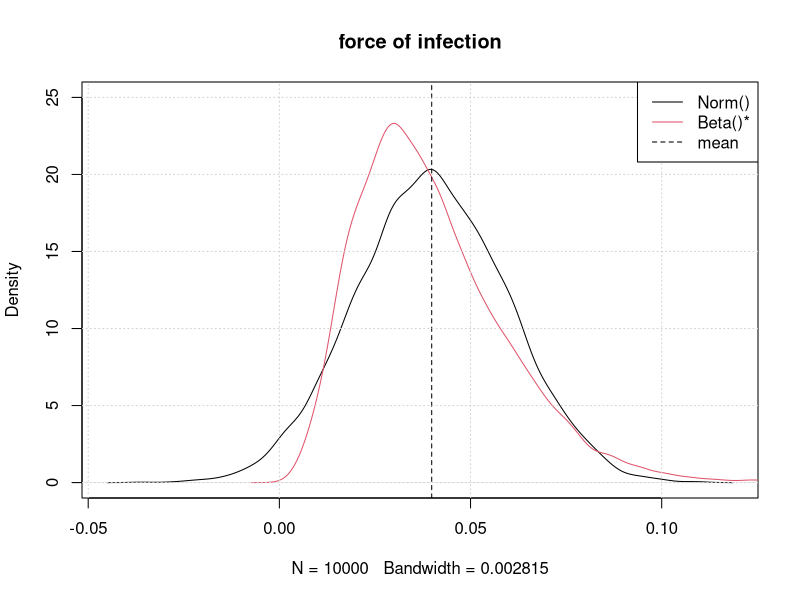
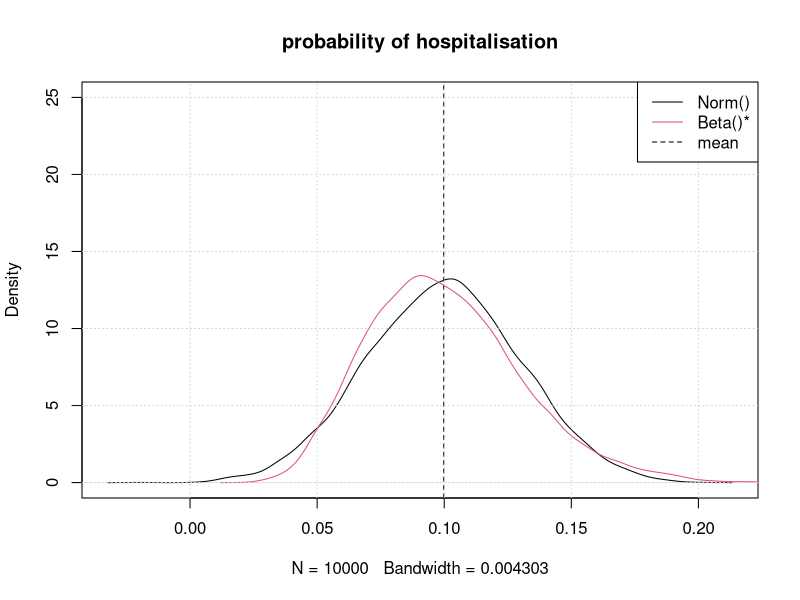
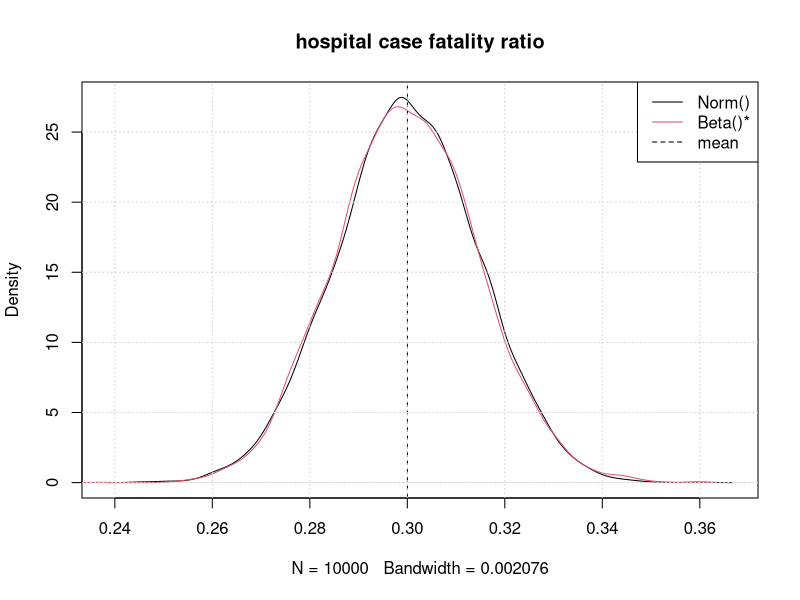
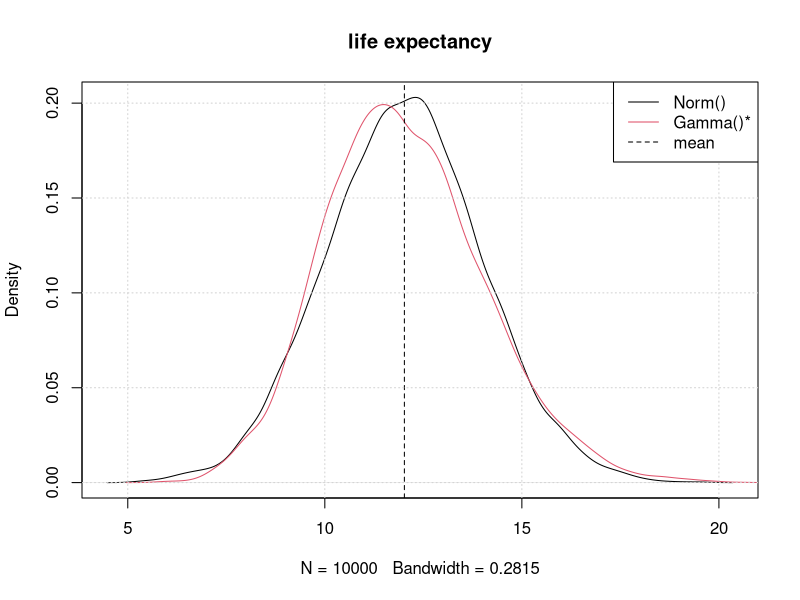
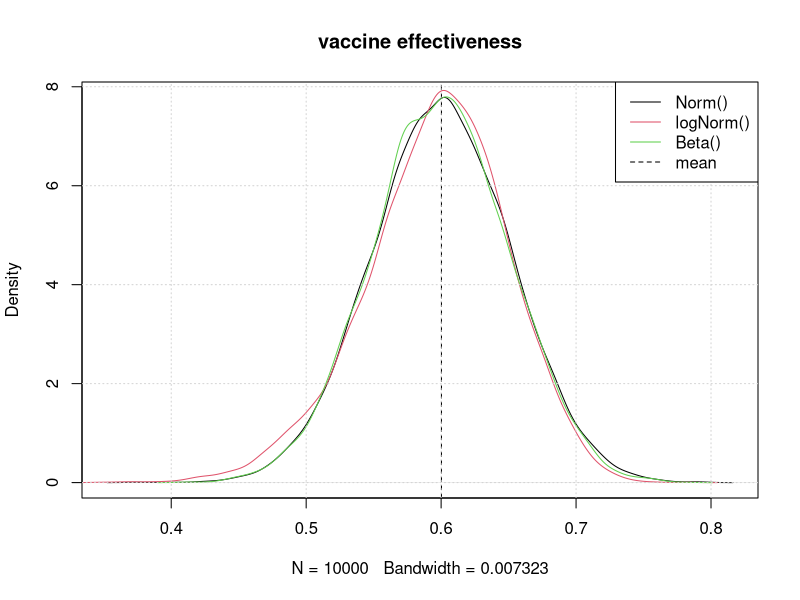
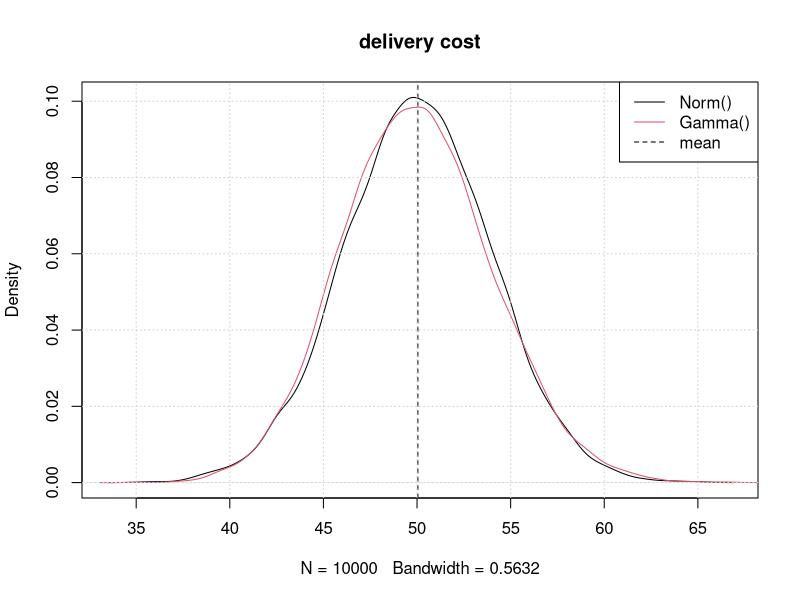
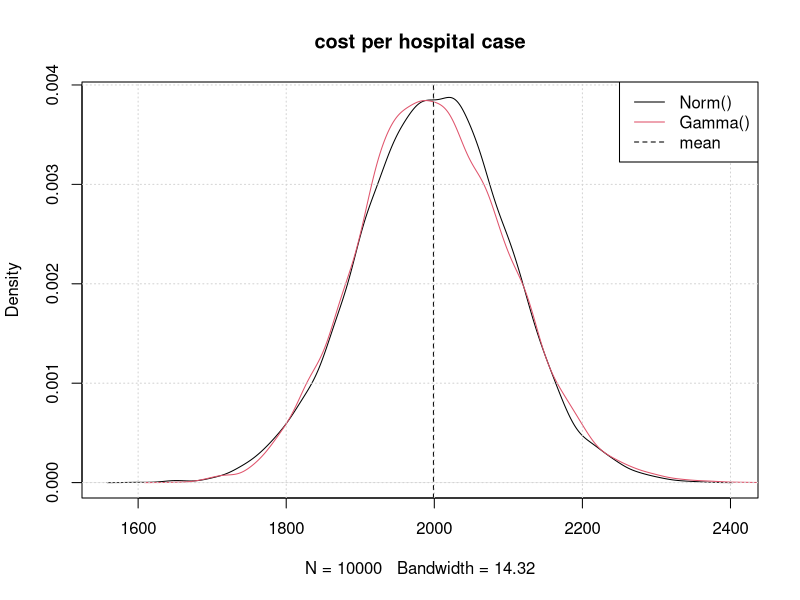
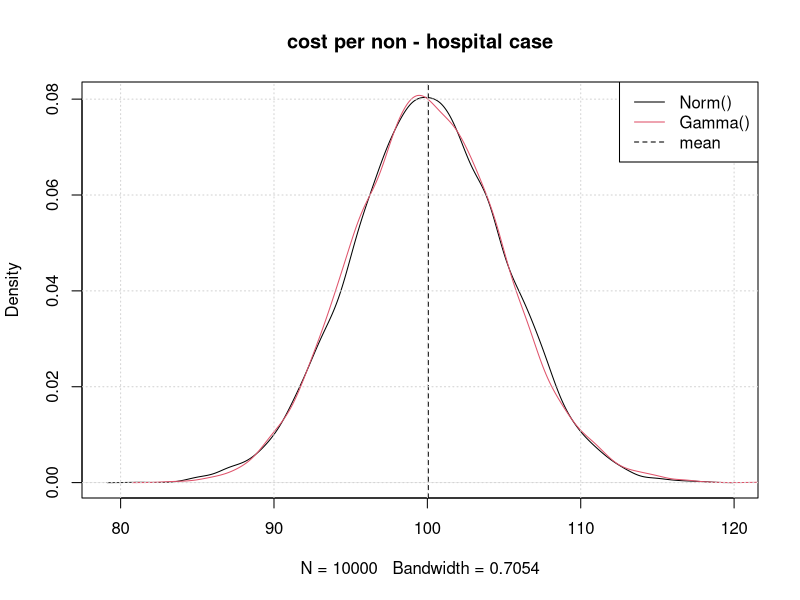

These figures' R source, in order:
## ---- chunk 1

set.seed(2020)
options(width = 80)

knitr::opts_chunk$set(fig.cap = '', fig.align = "center", message = FALSE, warning = FALSE, fig.height = 6, fig.width = 10)

if (!exists("show_results")) show_results = TRUE

## ---- chunk 2

nsamples = 10000

## ---- chunk 3

set.seed(5698) # use this to get exactly the same results each time you run the code (e.g. for code checking)
sample(10)
sample(10)

# start over...
set.seed(5698) # use this to get exactly the same results each time you run the code (e.g. for code checking)
sample(10)

## ---- chunk 4

set.seed(5698) # use this to get exactly the same results each time you run the code (e.g. for code checking)

# if probability (p) and sample size (n) given: se = sqrt(p*(1-p)/n
force_of_infection_norm       = rnorm(nsamples, 0.04, sqrt(0.04 * (1 - 0.04) / 100))
p_hospital_norm               = rnorm(nsamples, 0.1, sqrt(0.1 * (1 - 0.1) / 100))
hosp_case_fatality_ratio_norm = rnorm(nsamples, 0.3, sqrt(0.3 * (1 - 0.3) / 1000))

# if mean and se given (and n unknown)
life_expectancy_norm = rnorm(nsamples, 12, 2)

# if CI given: se = (CI_high - CI_low)/(2*1.96)
vaccine_efficacy_norm = rnorm(nsamples, 0.6, (0.7 - 0.5) / (2 * 1.96))

# if mean and se given
adm_cost_norm               = rnorm(nsamples, 50, 4)
cost_hosp_norm              = rnorm(nsamples, 2000, 100)
cost_non_hosp_norm          = rnorm(nsamples, 100, 5)
QALYloss_hosp_case_norm     = rnorm(nsamples, 0.018, 0.0018)
QALYloss_non_hosp_case_norm = rnorm(nsamples, 0.0082, 0.0018)

## ---- chunk 5

sample_gamma = function(nsamples, mean, se){
  rgamma(nsamples, shape = mean^2 / se^2, rate = mean / se^2)
}

sample_beta_event = function(nsamples, events, sample_size){
  return(rbeta(nsamples, shape1 = events, shape2 = sample_size - events))
}

sample_beta_mean = function(nsamples, mean, se){
  alpha = mean^2 * (1 - mean) / se^2
  beta = alpha * (1 - mean) / mean
  return(rbeta(nsamples, shape1 = alpha, shape2 = beta))
}

## ---- chunk 6

# probability
force_of_infection_beta       = sample_beta_event(nsamples, 4, 100)
p_hospital_beta               = sample_beta_event(nsamples, 10, 100)
hosp_case_fatality_ratio_beta = sample_beta_event(nsamples, 300, 1000)

# count data
life_expectancy_gamma = sample_gamma(nsamples, 12, 2)

# efficacy =  probability 
vaccine_efficacy_beta = sample_beta_mean(nsamples, mean = 0.6, se = (0.7 - 0.5) / (2 * 1.96))

# efficacy = 1-RR
vaccine_efficacy_lognormal = 1 - exp(rnorm(nsamples, log(0.4), (log(0.5) - log(0.3)) / (2 * 1.96)))

# cost = count data
adm_cost_gamma      = sample_gamma(nsamples, 50, 4)
cost_hosp_gamma     = sample_gamma(nsamples, 2000, 100)
cost_non_hosp_gamma = sample_gamma(nsamples, 100, 5)

# utility, not-negative: beta
QALYloss_hosp_case_beta = sample_beta_mean(nsamples, 0.018, 0.0018)

# utility, not-negative: beta
QALYloss_non_hosp_case_beta = sample_beta_mean(nsamples, 0.0082, 0.0018)

## ---- chunk 7

plot(density(force_of_infection_norm),
     main = 'force of infection',
     ylim = c(0, 25))
lines(density(force_of_infection_beta),
      col = 2)
abline(v = mean(force_of_infection_norm),
       lty = 2)
grid()
legend('topright',
      c('Norm()', 'Beta()*', 'mean'),
      col = c(1, 2, 1),
      lty = c(1, 1, 2),
      lwd = 1)

## ---- chunk 8

plot(density(p_hospital_norm),
     main = 'probability of hospitalisation',
     ylim = c(0, 25))
lines(density(p_hospital_beta),
      col = 2)
abline(v = mean(p_hospital_norm),
       lty = 2)
grid()
legend('topright',
      c('Norm()', 'Beta()*', 'mean'),
      col = c(1, 2, 1),
      lty = c(1, 1, 2),
      lwd = 1)


plot(density(hosp_case_fatality_ratio_norm),
     main = 'hospital case fatality ratio')
lines(density(hosp_case_fatality_ratio_beta),
      col = 2)
abline(v = mean(hosp_case_fatality_ratio_norm),
       lty = 2)
grid()
legend('topright',
      c('Norm()', 'Beta()*', 'mean'),
      col = c(1, 2, 1),
      lty = c(1, 1, 2),
      lwd = 1)


plot(density(life_expectancy_norm),
     main = 'life expectancy')
lines(density(life_expectancy_gamma),
      col = 2)
abline(v = mean(life_expectancy_norm),
       lty = 2)
grid()
legend('topright',
      c('Norm()', 'Gamma()*', 'mean'),
      col = c(1, 2, 1),
      lty = c(1, 1, 2),
      lwd = 1)


plot(density(vaccine_efficacy_norm),
     main = 'vaccine effectiveness')
lines(density(vaccine_efficacy_lognormal),
      col = 2)
lines(density(vaccine_efficacy_beta),
      col = 3)
abline(v = mean(vaccine_efficacy_norm),
       lty = 2)
grid()
legend('topright',
      c('Norm()', 'logNorm()', 'Beta()', 'mean'),
      col = c(1, 2, 3, 1),
      lty = c(1, 1, 1, 2),
      lwd = 1)

plot(density(adm_cost_norm),
     main = 'delivery cost')
lines(density(adm_cost_gamma),
      col = 2)
abline(v = mean(adm_cost_norm),
       lty = 2)
grid()
legend('topright',
      c('Norm()', 'Gamma()', 'mean'),
      col = c(1, 2, 1),
      lty = c(1, 1, 2),
      lwd = 1)

plot(density(cost_hosp_norm),
     main = 'cost per hospital case')
lines(density(cost_hosp_gamma),
      col = 2)
abline(v = mean(cost_hosp_norm),
       lty = 2)
grid()
legend('topright',
      c('Norm()', 'Gamma()', 'mean'),
      col = c(1, 2, 1),
      lty = c(1, 1, 2),
      lwd = 1)

plot(density(cost_non_hosp_norm),
     main = 'cost per non - hospital case')
lines(density(cost_non_hosp_gamma),
      col = 2)
abline(v = mean(cost_non_hosp_norm),
       lty = 2)
grid()
legend('topright',
      c('Norm()', 'Gamma()', 'mean'),
      col = c(1, 2, 1),
      lty = c(1, 1, 2),
      lwd = 1)

plot(density(QALYloss_hosp_case_norm),
     main = 'QALY loss per hospital case')
lines(density(QALYloss_hosp_case_beta),
      col = 2)
abline(v = mean(QALYloss_hosp_case_norm),
       lty = 2)
grid()
legend('topright',
      c('Norm()', 'Beta()', 'mean'),
      col = c(1, 2, 1),
      lty = c(1, 1, 2),
      lwd = 1)

plot(density(QALYloss_non_hosp_case_norm),
     main = 'QALY loss per non - hospital case')
lines(density(QALYloss_non_hosp_case_beta),
      col = 2)
abline(v = mean(QALYloss_non_hosp_case_norm),
       lty = 2)
grid()
legend('topright',
      c('Norm()', 'Beta()*', 'mean'),
      col = c(1, 2, 1),
      lty = c(1, 1, 2),
      lwd = 1)

## ---- chunk 9

# over to you... define and visualise the uncertainty distributions of the parameters of our flu model.

## ---- chunk 10

# * force of infection: sample size rather small for Normal distribution, use Beta (= strict positive!)
# * probability of hospitalisation: sample size rather small for Normal distribution, use Beta
# * case fatality ratio: sample size rather small for Normal distribution, use Beta
# 
# * life expectancy: Normal and Gamma distribution OK
# * vaccine effectiveness: Normal, logNormal and Beta distributions OK		
# * delivery cost: Normal and Gamma distributions OK
# * cost per hospital case: Normal and Gamma distributions OK
# * cost per non-hospital case: Normal and Gamma distribution OK
# * QALY loss per hospital case: Normal and Beta distribution OK
# * QALY loss per non-hospital case: absolute values rather small for normal distribution, use Beta
